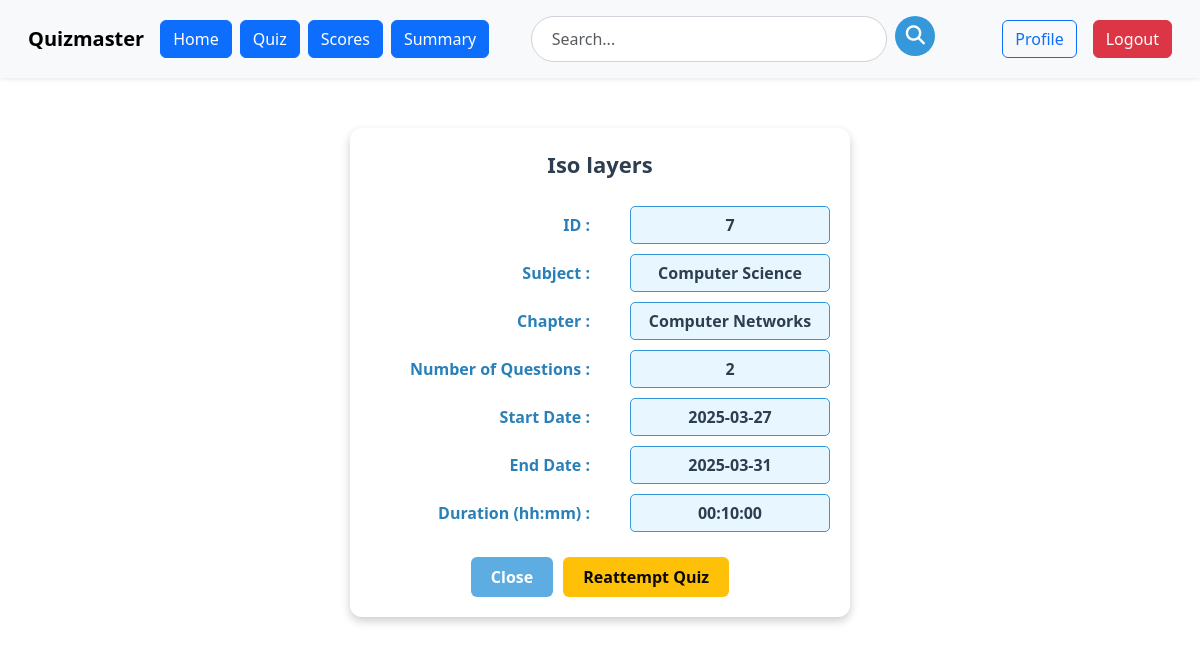
The app's page /user/view_quiz/7 (signed in), older data.
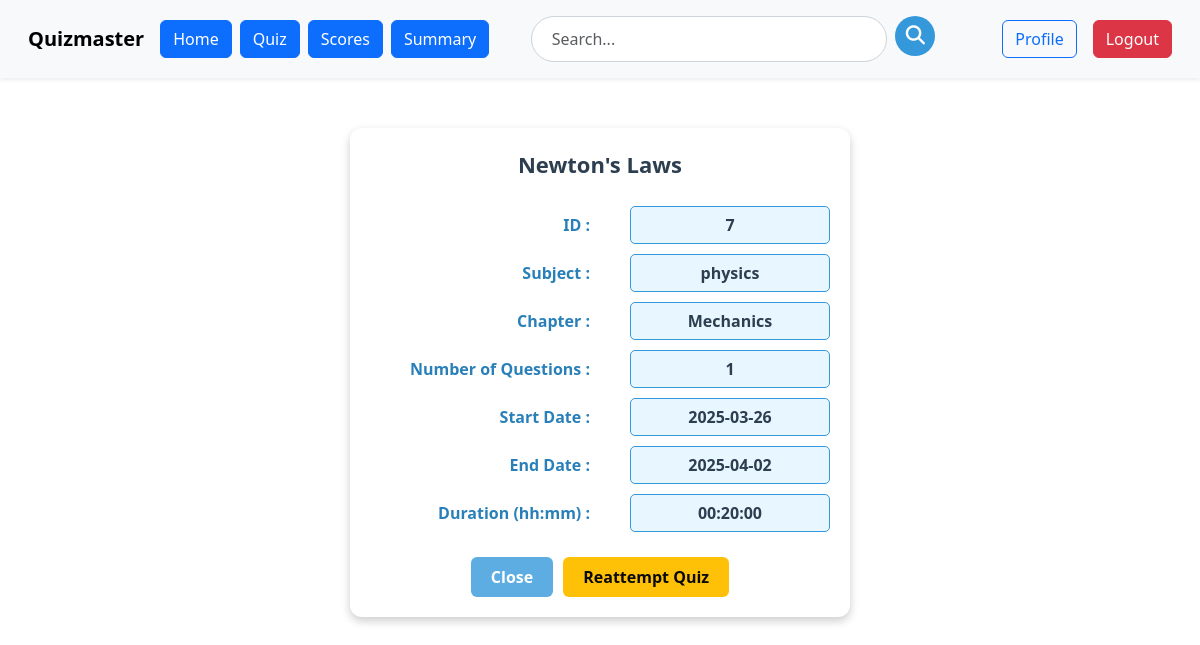
The same page, newer data.
### models.py (models this page shows)
class Quiz(db.Model):
    id=db.Column(db.Integer, primary_key=True)
    name = db.Column(db.String(100), nullable=False)
    description=db.Column(db.String(256), nullable=True)
    start_date=db.Column(db.Date, nullable=True)
    end_date=db.Column(db.Date, nullable=True)
    time_duration=db.Column(db.Time, nullable=True)
    remarks=db.Column(db.String(256), nullable=True)
    no_of_questions=db.Column(db.Integer, nullable=True)
    is_active=db.Column(db.Boolean, nullable=False, default=False)
    questions = db.relationship('Questions', backref='quiz', lazy=True)
    total_attempted=db.Column(db.Integer, nullable=False, default=0)
    scores = db.relationship('Scores', backref='quiz', lazy=True)
    subject_id=db.Column(db.Integer, db.ForeignKey('subject.id'), nullable=False)
    chapter_id= db.Column(db.Integer, db.ForeignKey('chapter.id'),nullable=False)

class Subject(db.Model):
    id=db.Column(db.Integer, primary_key=True)
    name=db.Column(db.String(32), unique=True)
    Description=db.Column(db.String(256), nullable=False)
    category=db.Column(db.String(32), nullable=True)
    chapters = db.relationship('Chapter', backref='subject', lazy=True)
    quizzes = db.relationship('Quiz', backref='subject', lazy=True)

class Chapter(db.Model):
    id=db.Column(db.Integer, primary_key=True)
    name=db.Column(db.String(32), unique=True)
    Description=db.Column(db.String(256), nullable=True)
    no_of_questions=db.Column(db.Integer, nullable=True)
    subject_id=db.Column(db.Integer, db.ForeignKey('subject.id'), nullable=False)
    quizzes = db.relationship('Quiz', backref='chapter', lazy=True)
    questions = db.relationship('Questions', backref='chapter', lazy=True)

### routes.py (the view)
@app.route('/user/view_quiz/<int:quiz_id>')
@auth_required
def view_quiz(quiz_id):
    quiz = Quiz.query.get_or_404(quiz_id)
    user_id = session.get('user_id')  # Get the logged-in user's ID
    attempted = Scores.query.filter_by(user_id=user_id, quiz_id=quiz_id).first()
    flag = 'false' if attempted else 'true'
    return render_template('user/view_quiz.html', quiz=quiz,flag=flag)

### routes.py (called while the page is built)
def auth_required(f):
    @wraps(f)
    def inner(*args, **kwargs):
        if 'user_id' not in session:
            flash('please login to continue')
            return redirect(url_for('login'))
        return f(*args, **kwargs)
    return inner

### templates/user/view_quiz.html (shortened to what this page needs)
{% extends 'user/user_layout.html' %}
{% block content %}
<head>
    <link href="https://cdn.jsdelivr.net/npm/bootstrap@5.3.2/dist/css/bootstrap.min.css" rel="stylesheet">
</head>
<div class="quiz-container">
    <div class="quiz-title">{{ quiz.name }}</div>
    <div class="quiz-row">
        <span class="quiz-label">ID :</span>
        <span class="quiz-field">{{ quiz.id }}</span>
    </div>
    <div class="quiz-row">
        <span class="quiz-label">Subject :</span>
        <span class="quiz-field">{{ quiz.subject.name }}</span>
    </div>
    <div class="quiz-row">
        <span class="quiz-label">Chapter :</span>
        <span class="quiz-field">{{ quiz.chapter.name }}</span>
    </div>
    <div class="quiz-row">
        <span class="quiz-label">Number of Questions :</span>
        <span class="quiz-field">{{ quiz.no_of_questions }}</span>
    </div>
    <div class="quiz-row">
        <span class="quiz-label">Start Date :</span>
        <span class="quiz-field">{{ quiz.start_date }}</span>
    </div>
    <div class="quiz-row">
        <span class="quiz-label">End Date :</span>
        <span class="quiz-field">{{ quiz.end_date }}</span>
    </div>
    <div class="quiz-row">
        <span class="quiz-label">Duration (hh:mm) :</span>
        <span class="quiz-field">{{ quiz.time_duration }}</span>
    </div>
    <div class="quiz-buttons">
        <a href="{{ url_for('user_quiz') }}" class="btn btn-close-custom">Close</a>
        {% if flag=='true' %}
            <a href="{{ url_for('attempt_quiz', quiz_id=quiz.id) }}" class="btn btn-start">Start Quiz</a>
        {% else %}
            <a href="{{ url_for('attempt_quiz', quiz_id=quiz.id) }}" class="btn btn-start yellow">Reattempt Quiz</a>
        {% endif %}
    </div>
</div>
{% endblock %}

Row changes from the older to the newer data that the page shows:
no longer on this page (row unchanged): Subject: subject.name "Computer Science"
no longer on this page (row edited): Chapter: chapter.name "Computer Networks"
changed Quiz id 7: name "Iso layers" → "Newton's Laws"; no_of_questions "2" → "1"; start_date "2025-03-27" → "2025-03-26"; end_date "2025-03-31" → "2025-04-02"; time_duration "00:10:00" → "00:20:00"
added Subject: subject.name "physics"
added Chapter: chapter.name "Mechanics"
